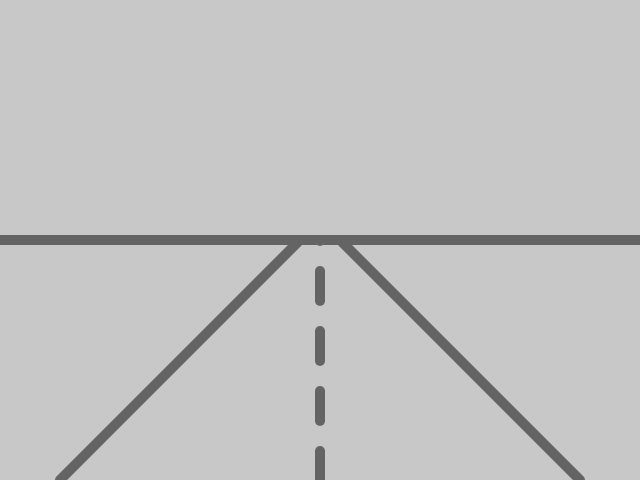
Frame 1 (no input)
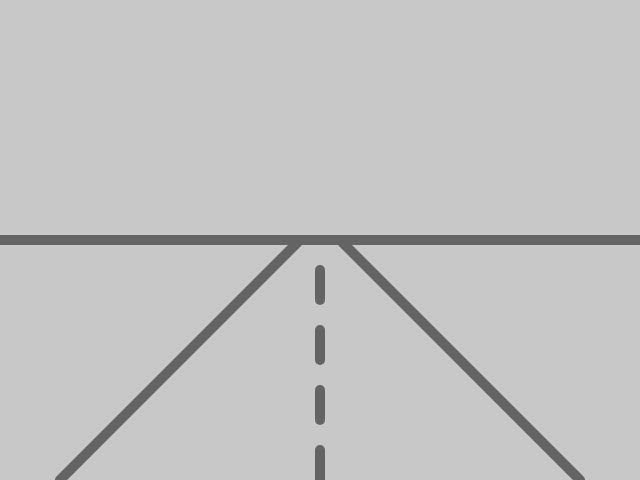
Frame 60 (no input)
Frame 120 (the mouse pressed at the canvas centre since frame 60): identical to frame 60, image omitted

The p5.js sketch that drew these frames (run headless with seeded random() and noise() and a simulated clock; from frame 60 on, the mouse is pressed at the canvas centre):

// p5.js sketch
// ── sketch.js
var beweeg = 0;
var streepLen = 30; //30 px lange strepen
var ms;

function setup() {
  // createCanvas(windowWidth, windowHeight);
  createCanvas(640, 480);
  ms = new MiddenStreep(240, 5);

  console.log('pelle is niet gek!!');
}

function draw() {
  //lijndikte en lijnkleur
  background(200);
  stroke(100);
  noFill();
  strokeWeight(10);

  // teken horizon
  line(0, height / 2, width, height / 2);

  // teken weg
  line(300, height / 2, 60, height);
  line(340, height / 2, 580, height);

  ms.update(1);
  ms.draw();


}

// ── middenstreep.js
function MiddenStreep(_horizon, _numStrepen) {
  this.horizon = _horizon;
  this.numStrepen = _numStrepen;
  this.strepen = new Array(); //array om streep objecten in te bewaren
  this.streepLen = 30;
  this.update = update;
  this.draw = draw;

  //vul streep[] met in initiele strepen
  for (i = 0; i < this.numStrepen; i++) {
    var pos = this.horizon + (i * this.streepLen * 2);
    this.strepen.push(pos);
  }

  // update streep posities met snelheid
  function update(_snelheid) {
    // verwijder strepen die niet meer getekend kunnen worden; positie - streepLen
    // ligt buiten scherm.
    if (this.strepen[this.numStrepen - 1] - this.streepLen >= 480 + this.streepLen) {
      var debug = this.strepen[this.numStrepen - 1];
      this.strepen.pop();
      console.log('Streep verwijderd!; #strepen = ' + this.strepen.length + ' met waarde ' + debug);
    }

    // als eerste streep meer dan streepLen opweg is, voeg nieuwe streep toe die start aan
    // de horizon.
    if (this.strepen[0] >= this.horizon + (2 * this.streepLen)) {
      this.strepen.unshift(this.horizon);
      console.log('Streep toegevoegd!; #strepen = ' + this.strepen.length + ' met waarde ' + this.horizon);
    }

    // update streep posities.
    for (i = 0; i < this.strepen.length; i++) {
      this.strepen[i] += _snelheid;
    }
  }

  function draw() {
    for (i = 0; i < this.strepen.length; i++) {
      line(320, constrain(this.strepen[i] - this.streepLen, this.horizon, 480 + this.streepLen), 320, this.strepen[i]);

    }

    //line(320, this.startX, 320, this.endX);
  }


}
